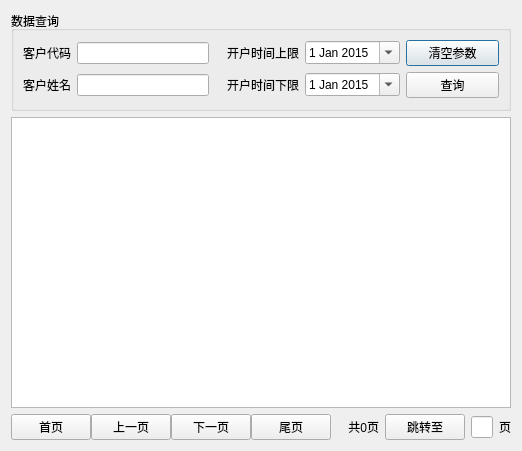
<?xml version="1.0" encoding="UTF-8"?>
<ui version="4.0">
 <class>ClientInfoMng</class>
 <widget class="QDialog" name="ClientInfoMng">
  <property name="geometry">
   <rect>
    <x>0</x>
    <y>0</y>
    <width>518</width>
    <height>451</height>
   </rect>
  </property>
  <property name="windowTitle">
   <string>客户信息管理</string>
  </property>
  <layout class="QVBoxLayout" name="verticalLayout">
   <item>
    <widget class="QGroupBox" name="groupBox">
     <property name="minimumSize">
      <size>
       <width>500</width>
       <height>100</height>
      </size>
     </property>
     <property name="maximumSize">
      <size>
       <width>500</width>
       <height>100</height>
      </size>
     </property>
     <property name="title">
      <string>数据查询</string>
     </property>
     <layout class="QGridLayout" name="gridLayout" rowstretch="1,1" columnstretch="2,2,1">
      <item row="0" column="0">
       <layout class="QHBoxLayout" name="horizontalLayout_4">
        <item>
         <widget class="QLabel" name="label_1">
          <property name="text">
           <string>客户代码</string>
          </property>
          <property name="alignment">
           <set>Qt::AlignRight|Qt::AlignTrailing|Qt::AlignVCenter</set>
          </property>
         </widget>
        </item>
        <item>
         <widget class="QLineEdit" name="leqryId"/>
        </item>
       </layout>
      </item>
      <item row="0" column="1">
       <layout class="QHBoxLayout" name="horizontalLayout_2">
        <item>
         <widget class="QLabel" name="label_2">
          <property name="text">
           <string>开户时间上限</string>
          </property>
          <property name="alignment">
           <set>Qt::AlignRight|Qt::AlignTrailing|Qt::AlignVCenter</set>
          </property>
         </widget>
        </item>
        <item>
         <widget class="QDateEdit" name="de_start">
          <property name="calendarPopup">
           <bool>true</bool>
          </property>
          <property name="date">
           <date>
            <year>2015</year>
            <month>1</month>
            <day>1</day>
           </date>
          </property>
         </widget>
        </item>
       </layout>
      </item>
      <item row="0" column="2">
       <widget class="QPushButton" name="btnClear">
        <property name="text">
         <string>清空参数</string>
        </property>
       </widget>
      </item>
      <item row="1" column="0">
       <layout class="QHBoxLayout" name="horizontalLayout_3">
        <item>
         <widget class="QLabel" name="label_7">
          <property name="text">
           <string>客户姓名</string>
          </property>
          <property name="alignment">
           <set>Qt::AlignRight|Qt::AlignTrailing|Qt::AlignVCenter</set>
          </property>
         </widget>
        </item>
        <item>
         <widget class="QLineEdit" name="leqryName"/>
        </item>
       </layout>
      </item>
      <item row="1" column="1">
       <layout class="QHBoxLayout" name="horizontalLayout">
        <item>
         <widget class="QLabel" name="label_6">
          <property name="text">
           <string>开户时间下限</string>
          </property>
          <property name="alignment">
           <set>Qt::AlignRight|Qt::AlignTrailing|Qt::AlignVCenter</set>
          </property>
         </widget>
        </item>
        <item>
         <widget class="QDateEdit" name="de_end">
          <property name="calendarPopup">
           <bool>true</bool>
          </property>
          <property name="date">
           <date>
            <year>2015</year>
            <month>1</month>
            <day>1</day>
           </date>
          </property>
         </widget>
        </item>
       </layout>
      </item>
      <item row="1" column="2">
       <widget class="QPushButton" name="btnQuery">
        <property name="text">
         <string>查询</string>
        </property>
       </widget>
      </item>
     </layout>
    </widget>
   </item>
   <item>
    <layout class="QVBoxLayout" name="verticalLayout_2">
     <item>
      <widget class="QTableView" name="tvIns">
       <property name="contextMenuPolicy">
        <enum>Qt::CustomContextMenu</enum>
       </property>
       <property name="editTriggers">
        <set>QAbstractItemView::NoEditTriggers</set>
       </property>
       <property name="selectionBehavior">
        <enum>QAbstractItemView::SelectRows</enum>
       </property>
      </widget>
     </item>
     <item>
      <layout class="QHBoxLayout" name="horizontalLayout_6" stretch="3,5,1,2">
       <item>
        <layout class="QHBoxLayout" name="horizontalLayout_7" stretch="0,0,0,0">
         <property name="spacing">
          <number>0</number>
         </property>
         <property name="sizeConstraint">
          <enum>QLayout::SetMinAndMaxSize</enum>
         </property>
         <item>
          <widget class="QPushButton" name="btnGoFirst">
           <property name="text">
            <string>首页</string>
           </property>
          </widget>
         </item>
         <item>
          <widget class="QPushButton" name="btnGoPre">
           <property name="text">
            <string>上一页</string>
           </property>
          </widget>
         </item>
         <item>
          <widget class="QPushButton" name="btnGoNext">
           <property name="text">
            <string>下一页</string>
           </property>
          </widget>
         </item>
         <item>
          <widget class="QPushButton" name="btnGoLast">
           <property name="text">
            <string>尾页</string>
           </property>
          </widget>
         </item>
        </layout>
       </item>
       <item>
        <spacer name="horizontalSpacer_2">
         <property name="orientation">
          <enum>Qt::Horizontal</enum>
         </property>
         <property name="sizeHint" stdset="0">
          <size>
           <width>40</width>
           <height>20</height>
          </size>
         </property>
        </spacer>
       </item>
       <item>
        <widget class="QLabel" name="l_count">
         <property name="text">
          <string>共0页</string>
         </property>
         <property name="alignment">
          <set>Qt::AlignRight|Qt::AlignTrailing|Qt::AlignVCenter</set>
         </property>
        </widget>
       </item>
       <item>
        <layout class="QHBoxLayout" name="horizontalLayout_8" stretch="3,5,0">
         <property name="spacing">
          <number>6</number>
         </property>
         <property name="sizeConstraint">
          <enum>QLayout::SetDefaultConstraint</enum>
         </property>
         <item>
          <widget class="QPushButton" name="btnGoNum">
           <property name="text">
            <string>跳转至</string>
           </property>
          </widget>
         </item>
         <item>
          <widget class="QLineEdit" name="lPageNum"/>
         </item>
         <item>
          <widget class="QLabel" name="label_8">
           <property name="text">
            <string>页</string>
           </property>
          </widget>
         </item>
        </layout>
       </item>
      </layout>
     </item>
    </layout>
   </item>
  </layout>
 </widget>
 <resources/>
 <connections/>
</ui>
